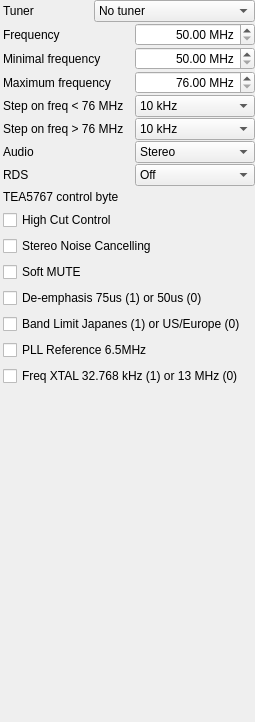
      <widget class="QWidget" name="tabTuner">
       <attribute name="title">
        <string>Tuner</string>
       </attribute>
       <layout class="QVBoxLayout" name="verticalLayout">
        <property name="spacing">
         <number>1</number>
        </property>
        <property name="leftMargin">
         <number>0</number>
        </property>
        <property name="topMargin">
         <number>0</number>
        </property>
        <property name="rightMargin">
         <number>0</number>
        </property>
        <property name="bottomMargin">
         <number>0</number>
        </property>
        <item>
         <widget class="QWidget" name="wgtTuner" native="true">
          <layout class="QHBoxLayout" name="horizontalLayout_18" stretch="1,0">
           <property name="spacing">
            <number>0</number>
           </property>
           <property name="leftMargin">
            <number>3</number>
           </property>
           <property name="topMargin">
            <number>0</number>
           </property>
           <property name="rightMargin">
            <number>0</number>
           </property>
           <property name="bottomMargin">
            <number>0</number>
           </property>
           <item>
            <widget class="QLabel" name="lblTuner">
             <property name="text">
              <string>Tuner</string>
             </property>
            </widget>
           </item>
           <item>
            <widget class="QComboBox" name="cbxTuner">
             <property name="minimumSize">
              <size>
               <width>120</width>
               <height>0</height>
              </size>
             </property>
             <property name="currentIndex">
              <number>0</number>
             </property>
             <item>
              <property name="text">
               <string>No tuner</string>
              </property>
             </item>
             <item>
              <property name="text">
               <string>TEA5767</string>
              </property>
             </item>
             <item>
              <property name="text">
               <string>RDA5807</string>
              </property>
             </item>
             <item>
              <property name="text">
               <string>TUX032</string>
              </property>
             </item>
             <item>
              <property name="text">
               <string>LM7001 (not supported)</string>
              </property>
             </item>
             <item>
              <property name="text">
               <string>RDA5802</string>
              </property>
             </item>
             <item>
              <property name="text">
               <string>RDA5807 direct freq</string>
              </property>
             </item>
            </widget>
           </item>
          </layout>
         </widget>
        </item>
        <item>
         <widget class="QWidget" name="wgtFmfreq" native="true">
          <layout class="QHBoxLayout" name="horizontalLayout_19" stretch="1,0">
           <property name="spacing">
            <number>0</number>
           </property>
           <property name="leftMargin">
            <number>3</number>
           </property>
           <property name="topMargin">
            <number>0</number>
           </property>
           <property name="rightMargin">
            <number>0</number>
           </property>
           <property name="bottomMargin">
            <number>0</number>
           </property>
           <item>
            <widget class="QLabel" name="lblFmfreq">
             <property name="text">
              <string>Frequency</string>
             </property>
            </widget>
           </item>
           <item>
            <widget class="QDoubleSpinBox" name="dsbFmfreq">
             <property name="minimumSize">
              <size>
               <width>120</width>
               <height>0</height>
              </size>
             </property>
             <property name="alignment">
              <set>Qt::AlignRight|Qt::AlignTrailing|Qt::AlignVCenter</set>
             </property>
             <property name="suffix">
              <string> MHz</string>
             </property>
             <property name="minimum">
              <double>50.000000000000000</double>
             </property>
             <property name="maximum">
              <double>152.530000000000001</double>
             </property>
            </widget>
           </item>
          </layout>
         </widget>
        </item>
        <item>
         <widget class="QWidget" name="wgtFmMin" native="true">
          <layout class="QHBoxLayout" name="horizontalLayout_37" stretch="1,0">
           <property name="spacing">
            <number>0</number>
           </property>
           <property name="leftMargin">
            <number>3</number>
           </property>
           <property name="topMargin">
            <number>0</number>
           </property>
           <property name="rightMargin">
            <number>0</number>
           </property>
           <property name="bottomMargin">
            <number>0</number>
           </property>
           <item>
            <widget class="QLabel" name="lblFmMin">
             <property name="text">
              <string>Minimal frequency</string>
             </property>
            </widget>
           </item>
           <item>
            <widget class="QDoubleSpinBox" name="dsbFmMin">
             <property name="minimumSize">
              <size>
               <width>120</width>
               <height>0</height>
              </size>
             </property>
             <property name="alignment">
              <set>Qt::AlignRight|Qt::AlignTrailing|Qt::AlignVCenter</set>
             </property>
             <property name="suffix">
              <string> MHz</string>
             </property>
             <property name="minimum">
              <double>50.000000000000000</double>
             </property>
             <property name="maximum">
              <double>87.000000000000000</double>
             </property>
            </widget>
           </item>
          </layout>
         </widget>
        </item>
        <item>
         <widget class="QWidget" name="wgtFmMax" native="true">
          <layout class="QHBoxLayout" name="horizontalLayout_38" stretch="1,0">
           <property name="spacing">
            <number>0</number>
           </property>
           <property name="leftMargin">
            <number>3</number>
           </property>
           <property name="topMargin">
            <number>0</number>
           </property>
           <property name="rightMargin">
            <number>0</number>
           </property>
           <property name="bottomMargin">
            <number>0</number>
           </property>
           <item>
            <widget class="QLabel" name="lblFmMax">
             <property name="text">
              <string>Maximum frequency</string>
             </property>
            </widget>
           </item>
           <item>
            <widget class="QDoubleSpinBox" name="dsbFmMax">
             <property name="minimumSize">
              <size>
               <width>120</width>
               <height>0</height>
              </size>
             </property>
             <property name="alignment">
              <set>Qt::AlignRight|Qt::AlignTrailing|Qt::AlignVCenter</set>
             </property>
             <property name="suffix">
              <string> MHz</string>
             </property>
             <property name="minimum">
              <double>76.000000000000000</double>
             </property>
             <property name="maximum">
              <double>152.530000000000001</double>
             </property>
            </widget>
           </item>
          </layout>
         </widget>
        </item>
        <item>
         <widget class="QWidget" name="wgtFmstep1" native="true">
          <layout class="QHBoxLayout" name="horizontalLayout_21" stretch="1,0">
           <property name="spacing">
            <number>0</number>
           </property>
           <property name="leftMargin">
            <number>3</number>
           </property>
           <property name="topMargin">
            <number>0</number>
           </property>
           <property name="rightMargin">
            <number>0</number>
           </property>
           <property name="bottomMargin">
            <number>0</number>
           </property>
           <item>
            <widget class="QLabel" name="lblFmstep1">
             <property name="text">
              <string>Step on freq &lt; 76 MHz</string>
             </property>
            </widget>
           </item>
           <item>
            <widget class="QComboBox" name="cbxFmstep1">
             <property name="minimumSize">
              <size>
               <width>120</width>
               <height>0</height>
              </size>
             </property>
             <item>
              <property name="text">
               <string>10 kHz</string>
              </property>
             </item>
             <item>
              <property name="text">
               <string>20 kHz</string>
              </property>
             </item>
             <item>
              <property name="text">
               <string>50 kHz</string>
              </property>
             </item>
             <item>
              <property name="text">
               <string>100 kHz</string>
              </property>
             </item>
             <item>
              <property name="text">
               <string>200 kHz</string>
              </property>
             </item>
            </widget>
           </item>
          </layout>
         </widget>
        </item>
        <item>
         <widget class="QWidget" name="wgtFmstep2" native="true">
          <layout class="QHBoxLayout" name="horizontalLayout_36" stretch="1,0">
           <property name="spacing">
            <number>0</number>
           </property>
           <property name="leftMargin">
            <number>3</number>
           </property>
           <property name="topMargin">
            <number>0</number>
           </property>
           <property name="rightMargin">
            <number>0</number>
           </property>
           <property name="bottomMargin">
            <number>0</number>
           </property>
           <item>
            <widget class="QLabel" name="lblFmstep2">
             <property name="text">
              <string>Step on freq &gt; 76 MHz</string>
             </property>
            </widget>
           </item>
           <item>
            <widget class="QComboBox" name="cbxFmstep2">
             <property name="minimumSize">
              <size>
               <width>120</width>
               <height>0</height>
              </size>
             </property>
             <item>
              <property name="text">
               <string>10 kHz</string>
              </property>
             </item>
             <item>
              <property name="text">
               <string>20 kHz</string>
              </property>
             </item>
             <item>
              <property name="text">
               <string>50 kHz</string>
              </property>
             </item>
             <item>
              <property name="text">
               <string>100 kHz</string>
              </property>
             </item>
             <item>
              <property name="text">
               <string>200 kHz</string>
              </property>
             </item>
            </widget>
           </item>
          </layout>
         </widget>
        </item>
        <item>
         <widget class="QWidget" name="wgtFmmono" native="true">
          <layout class="QHBoxLayout" name="horizontalLayout_20" stretch="1,0">
           <property name="spacing">
            <number>0</number>
           </property>
           <property name="leftMargin">
            <number>3</number>
           </property>
           <property name="topMargin">
            <number>0</number>
           </property>
           <property name="rightMargin">
            <number>0</number>
           </property>
           <property name="bottomMargin">
            <number>0</number>
           </property>
           <item>
            <widget class="QLabel" name="lblFmmono">
             <property name="text">
              <string>Audio</string>
             </property>
            </widget>
           </item>
           <item>
            <widget class="QComboBox" name="cbxFmmono">
             <property name="minimumSize">
              <size>
               <width>120</width>
               <height>0</height>
              </size>
             </property>
             <item>
              <property name="text">
               <string>Stereo</string>
              </property>
             </item>
             <item>
              <property name="text">
               <string>Mono</string>
              </property>
             </item>
            </widget>
           </item>
          </layout>
         </widget>
        </item>
        <item>
         <widget class="QWidget" name="wgtFmRDS" native="true">
          <layout class="QHBoxLayout" name="horizontalLayout_40" stretch="1,0">
           <property name="spacing">
            <number>0</number>
           </property>
           <property name="leftMargin">
            <number>3</number>
           </property>
           <property name="topMargin">
            <number>0</number>
           </property>
           <property name="rightMargin">
            <number>0</number>
           </property>
           <property name="bottomMargin">
            <number>0</number>
           </property>
           <item>
            <widget class="QLabel" name="lblFmRDS">
             <property name="text">
              <string>RDS</string>
             </property>
            </widget>
           </item>
           <item>
            <widget class="QComboBox" name="cbxFmRDS">
             <property name="minimumSize">
              <size>
               <width>120</width>
               <height>0</height>
              </size>
             </property>
             <item>
              <property name="text">
               <string>Off</string>
              </property>
             </item>
             <item>
              <property name="text">
               <string>On</string>
              </property>
             </item>
            </widget>
           </item>
          </layout>
         </widget>
        </item>
        <item>
         <widget class="QWidget" name="wgtFmctrl" native="true">
          <layout class="QVBoxLayout" name="verticalLayout_4">
           <property name="leftMargin">
            <number>3</number>
           </property>
           <property name="topMargin">
            <number>3</number>
           </property>
           <item>
            <widget class="QLabel" name="lblFmctrl">
             <property name="text">
              <string>TEA5767 control byte</string>
             </property>
            </widget>
           </item>
           <item>
            <widget class="QCheckBox" name="cbxFmctrlHcc">
             <property name="text">
              <string>High Cut Control</string>
             </property>
            </widget>
           </item>
           <item>
            <widget class="QCheckBox" name="cbxFmctrlSnc">
             <property name="text">
              <string>Stereo Noise Cancelling</string>
             </property>
            </widget>
           </item>
           <item>
            <widget class="QCheckBox" name="cbxFmctrlSm">
             <property name="text">
              <string>Soft MUTE</string>
             </property>
            </widget>
           </item>
           <item>
            <widget class="QCheckBox" name="cbxFmctrlDtc">
             <property name="text">
              <string>De-emphasis 75us (1) or 50us (0)</string>
             </property>
            </widget>
           </item>
           <item>
            <widget class="QCheckBox" name="cbxFmctrlBl">
             <property name="text">
              <string>Band Limit Japanes (1) or US/Europe (0)</string>
             </property>
            </widget>
           </item>
           <item>
            <widget class="QCheckBox" name="cbxFmctrlPllref">
             <property name="text">
              <string>PLL Reference 6.5MHz</string>
             </property>
            </widget>
           </item>
           <item>
            <widget class="QCheckBox" name="cbxFmctrlXtal">
             <property name="text">
              <string>Freq XTAL 32.768 kHz (1) or 13 MHz (0)</string>
             </property>
            </widget>
           </item>
          </layout>
         </widget>
        </item>
        <item>
         <spacer name="vspTuner">
          <property name="orientation">
           <enum>Qt::Vertical</enum>
          </property>
          <property name="sizeHint" stdset="0">
           <size>
            <width>20</width>
            <height>327</height>
           </size>
          </property>
         </spacer>
        </item>
       </layout>
      </widget>
